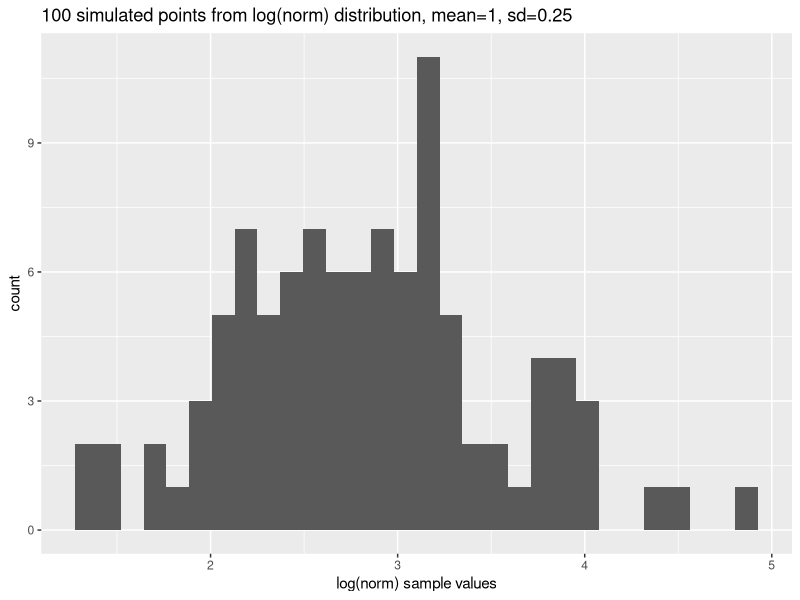
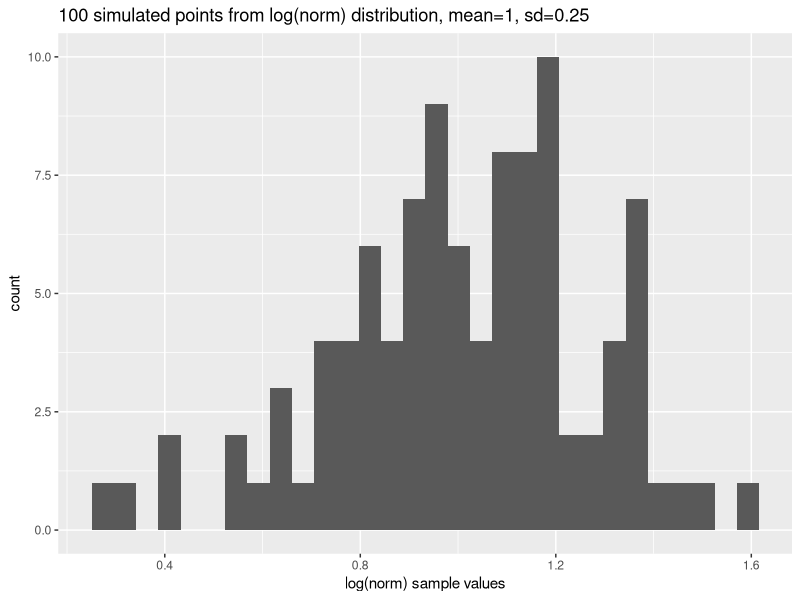

The R script that drew these images, in order:
## ---- chunk 1

library(ggplot2)

set.seed(42)

sim <- data.frame(1:100) # creating data frame for simulated data


sim[,2] <- rlnorm(100, meanlog = 1, sd = 0.25) # simulatig data poits

# ggplot without log-scale

ggplot(sim, aes(sim[,2])) + geom_histogram(bins=30) + theme_grey() + labs(x = 'log(norm) sample values') + ggtitle('100 simulated points from log(norm) distribution, mean=1, sd=0.25')

## ggplot with log-scale

ggplot(sim, aes(log(sim[,2]))) + geom_histogram(bins=30) + theme_grey() + labs(x = 'log(norm) sample values') + ggtitle('100 simulated points from log(norm) distribution, mean=1, sd=0.25')

# calculating moments

mean(sim[,2])  # mean = -0.034

sd(sim[,2])  # sd = 0.31



